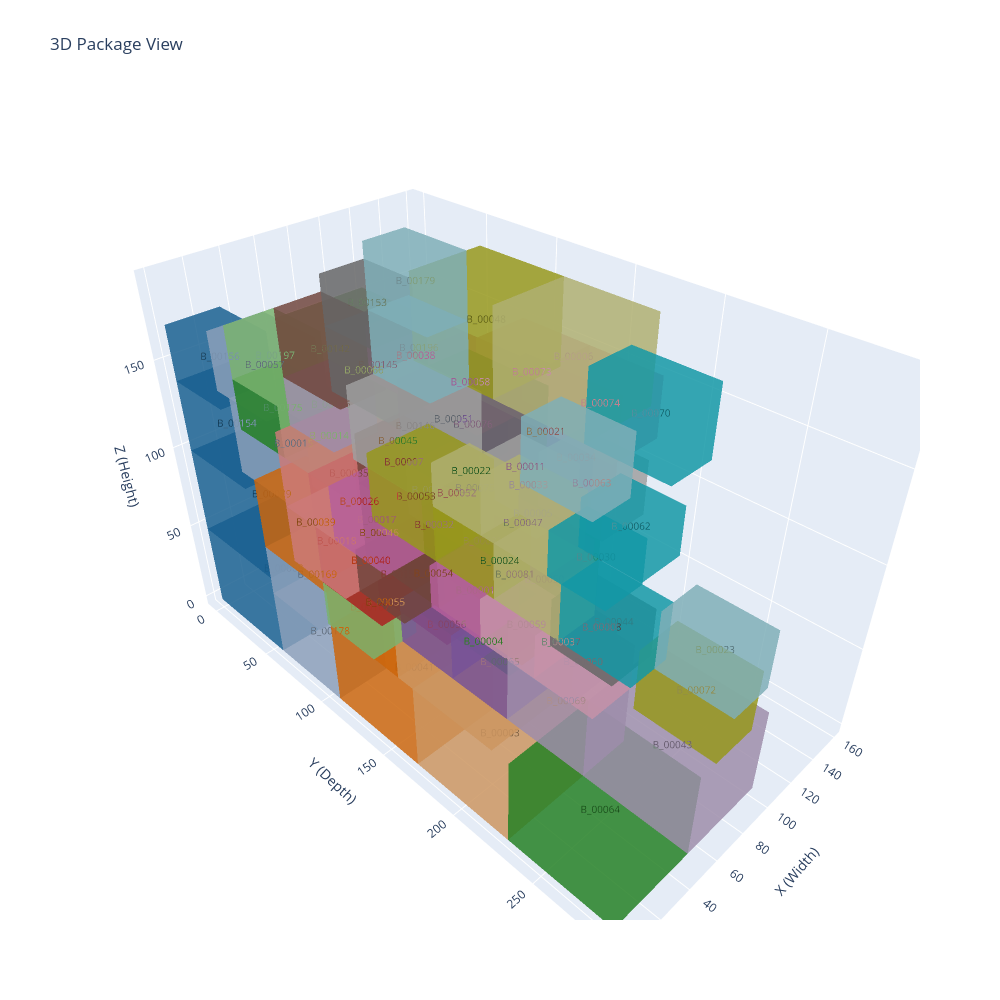

Notebook source saved alongside this figure:
### Code cell
colors = plt.get_cmap("tab20", qwer.height)
faces = [
    [0, 1, 2], [0, 2, 3],
    [4, 5, 6], [4, 6, 7],
    [0, 1, 5], [0, 5, 4],
    [1, 2, 6], [1, 6, 5],
    [2, 3, 7], [2, 7, 6],
    [3, 0, 4], [3, 4, 7]
]

fig = go.Figure()

for idx, row in enumerate(qwer.iter_rows(named=True)):
    x, y, z = row["Lower_Left_X"], row["Lower_Left_Y"], row["Lower_Left_Z"]
    dx, dy, dz = row["Box_Width"], row["Box_Length"], row["Box_Height"]
    box_id = row["Box_ID"]

    verts = [
        [x, y, z], [x+dx, y, z], [x+dx, y+dy, z], [x, y+dy, z],
        [x, y, z+dz], [x+dx, y, z+dz], [x+dx, y+dy, z+dz], [x, y+dy, z+dz]
    ]

    x_coords = [v[0] for v in verts]
    y_coords = [v[1] for v in verts]
    z_coords = [v[2] for v in verts]
    i, j, k = zip(*faces)

    rgba = colors(idx)
    hex_color = f'rgb({int(rgba[0]*255)}, {int(rgba[1]*255)}, {int(rgba[2]*255)})'

    fig.add_trace(go.Mesh3d(
        x=x_coords, y=y_coords, z=z_coords,
        i=i, j=j, k=k,
        color=hex_color,
        opacity=0.6,
        flatshading=True,
        showscale=False
    ))

    fig.add_trace(go.Scatter3d(
        x=[x + dx / 2],
        y=[y + dy / 2],
        z=[z + dz / 2],
        mode='text',
        text=[box_id],
        textposition='middle center',
        textfont=dict(size=10, color='black'),
        showlegend=False
    ))

fig.update_layout(
    scene=dict(
        xaxis=dict(title='X (Width)', autorange='reversed'),
        yaxis=dict(title='Y (Depth)'),
        zaxis=dict(title='Z (Height)'),
        aspectmode='data',

    ),
    title='3D Package View',
    width=1000,
    height=1000
)
